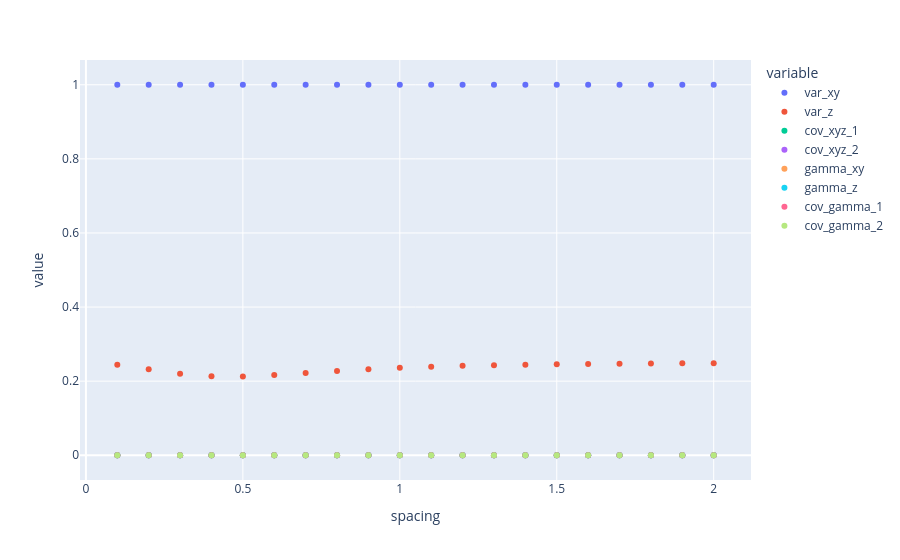

Notebook code cell kept with this figure:
### Markdown cell above
## Plotting the results

### Code cell
import numpy as np
import pandas as pd
import plotly.express as px

qfi = np.real(result["covariance_matrix_for_entire_distribution"])
gamma = np.imag(result["covariance_matrix_for_entire_distribution"])
x = result["spacing"]
dfs = {
    "spacing": x,
    "var_xy": qfi[:, 0, 0],
    "var_z": qfi[:, 1, 1],
    "cov_xyz_1": qfi[:, 0, 1],
    "cov_xyz_2": qfi[:, 1, 0],
    "gamma_xy": gamma[:, 0, 0],
    "gamma_z": gamma[:, 1, 1],
    "cov_gamma_1": gamma[:, 0, 1],
    "cov_gamma_2": gamma[:, 1, 0],
}

df = pd.DataFrame.from_dict(dfs)
df = df.set_index("spacing")
sel_df = df  # df[["var_xy", "var_z"]]
fig = px.scatter(sel_df, x=sel_df.index, y=sel_df.columns)
fig.show()

### Figure 1 — Plotly figure (JSON) as saved in the notebook; plotly's stock layout.template omitted (floating-point values rounded to 4 significant figures)
{"data": [{"hovertemplate": "variable=var_xy<br>spacing=%{x}<br>value=%{y}<extra></extra>", "legendgroup": "var_xy", "marker": {"color": "#636efa", "symbol": "circle"}, "mode": "markers", "name": "var_xy", "orientation": "v", "showlegend": true, "type": "scatter", "x": [0.1, 0.2, 0.3, 0.4, 0.5, 0.6, 0.7, 0.8, 0.9, 1, 1.1, 1.2, 1.3, 1.4, 1.5, 1.6, 1.7, 1.8, 1.9, 2], "xaxis": "x", "y": [1.0, 1.0, 1.0, 1, 1, 1, 1, 1.0, 1, 1, 1, 1, 1.0, 1, 1, 1, 1, 1, 1.0, 1], "yaxis": "y"}, {"hovertemplate": "variable=var_z<br>spacing=%{x}<br>value=%{y}<extra></extra>", "legendgroup": "var_z", "marker": {"color": "#EF553B", "symbol": "circle"}, "mode": "markers", "name": "var_z", "orientation": "v", "showlegend": true, "type": "scatter", "x": [0.1, 0.2, 0.3, 0.4, 0.5, 0.6, 0.7, 0.8, 0.9, 1, 1.1, 1.2, 1.3, 1.4, 1.5, 1.6, 1.7, 1.8, 1.9, 2], "xaxis": "x", "y": [0.2445, 0.2319, 0.2196, 0.213, 0.2127, 0.2164, 0.2218, 0.2272, 0.232, 0.2359, 0.239, 0.2413, 0.2431, 0.2445, 0.2456, 0.2464, 0.2471, 0.2476, 0.248, 0.2483], "yaxis": "y"}, {"hovertemplate": "variable=cov_xyz_1<br>spacing=%{x}<br>value=%{y}<extra></extra>", "legendgroup": "cov_xyz_1", "marker": {"color": "#00cc96", "symbol": "circle"}, "mode": "markers", "name": "cov_xyz_1", "orientation": "v", "showlegend": true, "type": "scatter", "x": [0.1, 0.2, 0.3, 0.4, 0.5, 0.6, 0.7, 0.8, 0.9, 1, 1.1, 1.2, 1.3, 1.4, 1.5, 1.6, 1.7, 1.8, 1.9, 2], "xaxis": "x", "y": [5.551e-17, 1.374e-15, -6.592e-16, 7.286e-17, -9.714e-17, 2.082e-17, 1.388e-17, 0, -6.939e-18, -3.469e-18, -5.204e-18, 1.735e-18, -5.204e-18, -1.735e-18, -1.735e-18, -1.301e-18, -1.301e-18, -8.674e-19, 1.301e-18, 0], "yaxis": "y"}, {"hovertemplate": "variable=cov_xyz_2<br>spacing=%{x}<br>value=%{y}<extra></extra>", "legendgroup": "cov_xyz_2", "marker": {"color": "#ab63fa", "symbol": "circle"}, "mode": "markers", "name": "cov_xyz_2", "orientation": "v", "showlegend": true, "type": "scatter", "x": [0.1, 0.2, 0.3, 0.4, 0.5, 0.6, 0.7, 0.8, 0.9, 1, 1.1, 1.2, 1.3, 1.4, 1.5, 1.6, 1.7, 1.8, 1.9, 2], "xaxis": "x", "y": [3.608e-16, -2.22e-16, 1.804e-16, 1.527e-16, -1.249e-16, -2.776e-17, 4.163e-17, 8.327e-17, -6.939e-18, -6.939e-18, 9.021e-17, 6.939e-18, -3.816e-17, 5.204e-17, -3.816e-17, -5.204e-17, 3.469e-17, 2.776e-17, -7.633e-17, 3.469e-18], "yaxis": "y"}, {"hovertemplate": "variable=gamma_xy<br>spacing=%{x}<br>value=%{y}<extra></extra>", "legendgroup": "gamma_xy", "marker": {"color": "#FFA15A", "symbol": "circle"}, "mode": "markers", "name": "gamma_xy", "orientation": "v", "showlegend": true, "type": "scatter", "x": [0.1, 0.2, 0.3, 0.4, 0.5, 0.6, 0.7, 0.8, 0.9, 1, 1.1, 1.2, 1.3, 1.4, 1.5, 1.6, 1.7, 1.8, 1.9, 2], "xaxis": "x", "y": [4.168e-16, 1.885e-16, -6.896e-17, -1.521e-17, -1.104e-17, -1.247e-18, 1.201e-17, 1.016e-17, -1.866e-18, 4.434e-18, -4.75e-18, 4.184e-18, 1.328e-18, -3.855e-18, -4.553e-18, 1.901e-18, 4.829e-19, 2.356e-18, -1.335e-18, 4.308e-19], "yaxis": "y"}, {"hovertemplate": "variable=gamma_z<br>spacing=%{x}<br>value=%{y}<extra></extra>", "legendgroup": "gamma_z", "marker": {"color": "#19d3f3", "symbol": "circle"}, "mode": "markers", "name": "gamma_z", "orientation": "v", "showlegend": true, "type": "scatter", "x": [0.1, 0.2, 0.3, 0.4, 0.5, 0.6, 0.7, 0.8, 0.9, 1, 1.1, 1.2, 1.3, 1.4, 1.5, 1.6, 1.7, 1.8, 1.9, 2], "xaxis": "x", "y": [-1.11e-16, 0, -2.776e-17, 0, -6.939e-18, 8.674e-17, -1.388e-17, 8.674e-19, -4.337e-18, -3.791e-19, -4.337e-19, 8.674e-19, 1.301e-18, -1.258e-17, -4.337e-19, 4.337e-19, -8.674e-19, 4.337e-19, 8.674e-19, 6.505e-19], "yaxis": "y"}, {"hovertemplate": "variable=cov_gamma_1<br>spacing=%{x}<br>value=%{y}<extra></extra>", "legendgroup": "cov_gamma_1", "marker": {"color": "#FF6692", "symbol": "circle"}, "mode": "markers", "name": "cov_gamma_1", "orientation": "v", "showlegend": true, "type": "scatter", "x": [0.1, 0.2, 0.3, 0.4, 0.5, 0.6, 0.7, 0.8, 0.9, 1, 1.1, 1.2, 1.3, 1.4, 1.5, 1.6, 1.7, 1.8, 1.9, 2], "xaxis": "x", "y": [-3.376e-15, 1.579e-15, -4.111e-16, 1.908e-17, 1.492e-16, -1.388e-17, 1.214e-17, -1.561e-17, -6.939e-18, 6.939e-18, -5.204e-18, -3.903e-18, -2.168e-18, -3.903e-18, -4.554e-18, 6.288e-18, -8.674e-19, 8.674e-19, 4.554e-18, 4.12e-18], "yaxis": "y"}, {"hovertemplate": "variable=cov_gamma_2<br>spacing=%{x}<br>value=%{y}<extra></extra>", "legendgroup": "cov_gamma_2", "marker": {"color": "#B6E880", "symbol": "circle"}, "mode": "markers", "name": "cov_gamma_2", "orientation": "v", "showlegend": true, "type": "scatter", "x": [0.1, 0.2, 0.3, 0.4, 0.5, 0.6, 0.7, 0.8, 0.9, 1, 1.1, 1.2, 1.3, 1.4, 1.5, 1.6, 1.7, 1.8, 1.9, 2], "xaxis": "x", "y": [2.22e-16, 2.22e-16, -1.11e-16, -1.388e-16, 5.551e-17, 0, -1.388e-17, -2.776e-17, -3.469e-17, 4.163e-17, 1.388e-17, -3.469e-18, 3.469e-18, 0, -5.204e-18, 1.041e-17, -3.469e-18, 8.674e-18, -8.674e-19, 8.674e-19], "yaxis": "y"}], "layout": {"legend": {"title": {"text": "variable"}, "tracegroupgap": 0}, "margin": {"t": 60}, "xaxis": {"anchor": "y", "domain": [0, 1], "title": {"text": "spacing"}}, "yaxis": {"anchor": "x", "domain": [0, 1], "title": {"text": "value"}}}}
